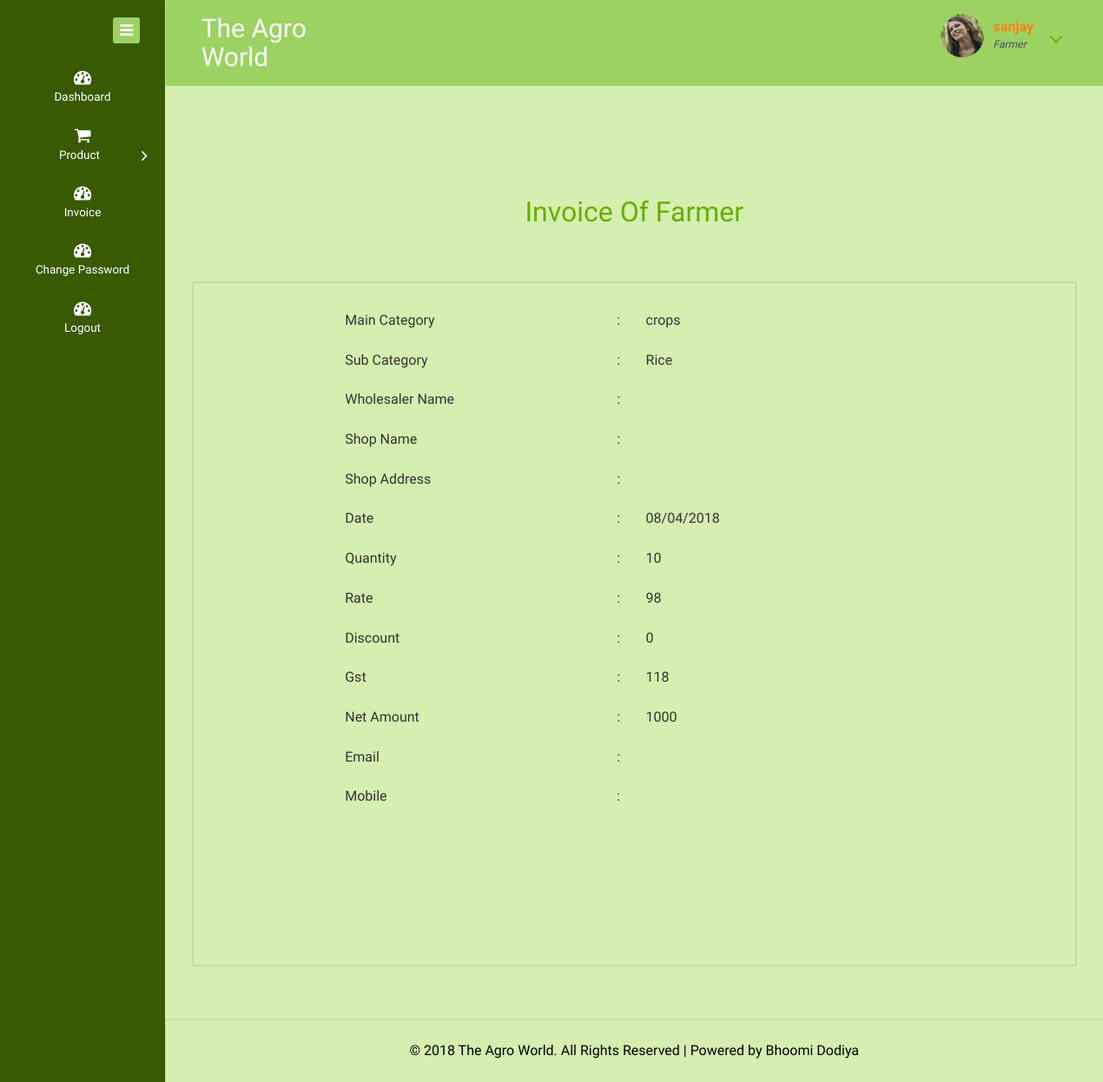
The app's page /Website/farmer/invoice_farmer_read.php?rid=1 (signed in) with its own data.
### tables this page shows
CREATE TABLE IF NOT EXISTS `tbl_farmer` (
  `f_id` int(11) NOT NULL AUTO_INCREMENT,
  `f_login` varchar(20) NOT NULL,
  `password` varchar(15) NOT NULL,
  `fname` varchar(15) NOT NULL,
  `faddress` varchar(255) NOT NULL,
  `pincode` varchar(8) NOT NULL,
  `mobile` varchar(14) NOT NULL,
  `details` varchar(50) NOT NULL,
  `email` varchar(35) NOT NULL,
  `f_pic` varchar(100) NOT NULL,
  `flag` int(1) NOT NULL,
  PRIMARY KEY (`f_id`)
);

CREATE TABLE IF NOT EXISTS `invoice_farmer` (
  `ifid` int(11) NOT NULL AUTO_INCREMENT,
  `mc_name` varchar(30) NOT NULL,
  `sc_name` varchar(30) NOT NULL,
  `wholeseller_name` varchar(15) NOT NULL,
  `shop_name` varchar(15) NOT NULL,
  `shop_address` varchar(255) NOT NULL,
  `date` varchar(11) NOT NULL,
  `qty` int(10) NOT NULL,
  `rate` int(8) NOT NULL,
  `weight_type` varchar(50) NOT NULL,
  `discount` int(8) NOT NULL,
  `gst` int(3) NOT NULL,
  `net_amount` int(10) NOT NULL,
  `email` varchar(35) NOT NULL,
  `mobile` varchar(14) NOT NULL,
  `flag` int(1) NOT NULL,
  `uid` int(11) NOT NULL,
  PRIMARY KEY (`ifid`)
);

### Website/farmer/invoice_farmer_read.php (the view, shortened to what this page needs)
<?php
	 $i=$_REQUEST['rid'];
	$q1=mysql_query("select * from invoice_farmer where ifid=$i  ")or die("display fail");
	$data1=mysql_fetch_array($q1);
?>
<!DOCTYPE HTML>
<html>
<head>
<link href="css/bootstrap.css" rel="stylesheet" type="text/css" media="all">
<link href="css/style.css" rel="stylesheet" type="text/css" media="all"/>
<link href="css/font-awesome.css" rel="stylesheet">
</head>
<body>
<div class="page-container">
   <div class="left-content">
	   <div class="mother-grid-inner">
				<div class="header-main">
					<div class="header-left">
						<?php include("logo.php") ?>
							<div class="clearfix"> </div>
						 </div>
						 <div class="header-right">
							<?php include("top_menu.php");?>
							<div class="clearfix"> </div>
						</div>
				     <div class="clearfix"> </div>
				</div>
<div class="inner-block">
    <div class="blank">
    	<h2 align="center">Invoice Of Farmer </h2>
    	<div class="blankpage-main">
    	  <form name="form1" method="post" action="">
    	    <table width="70%" border="0" align="center">
              <tr>
                <td width="47%">Main Category </td>
                <td width="5%">:</td>
                <td width="48%"><?php echo $data1['mc_name'];?></td>
              </tr>
              <tr>
                <td colspan="3">&nbsp;</td>
              </tr>
              <tr>
                <td>Sub Category </td>
                <td>:</td>
                <td><?php echo $data1['sc_name'];?></td>
              </tr>
              <tr>
                <td colspan="3">&nbsp;</td>
              </tr>
              <tr>
                <td>Wholesaler Name </td>
                <td>:</td>
                <td><?php echo $data1['wholesaler_name'];?></td>
              </tr>
              <tr>
                <td colspan="3">&nbsp;</td>
              </tr>
              <tr>
                <td> Shop Name </td>
                <td>:</td>
                <td><?php echo $data1['shop_name'];?></td>
              </tr>
              <tr>
                <td colspan="3">&nbsp;</td>
              </tr>
              <tr>
                <td> Shop Address </td>
                <td>:</td>
                <td><?php echo $data1['shop_address'];?></td>
              </tr>
              <tr>
                <td colspan="3">&nbsp;</td>
              </tr>
              <tr>
                <td> Date </td>
                <td>:</td>
                <td><?php echo $data1['date'];?></td>
              </tr>
              <tr>
                <td colspan="3">&nbsp;</td>
              </tr>
              <tr>
                <td> Quantity </td>
                <td>:</td>
                <td><?php echo $data1['qty'];?></td>
              </tr>
              <tr>
                <td colspan="3">&nbsp;</td>
              </tr>
              <tr>
                <td> Rate </td>
                <td>:</td>
                <td><?php echo $data1['rate'];?></td>
              </tr>
              <tr>
                <td colspan="3">&nbsp;</td>
              </tr>
              <tr>
                <td>Discount</td>
                <td>:</td>
                <td><?php echo $data1['discount'];?></td>
              </tr>
              <tr>
                <td colspan="3">&nbsp;</td>
              </tr>
              <tr>
                <td> Gst </td>
                <td>:</td>
                <td><?php echo $data1['gst'];?></td>
              </tr>
              <tr>
                <td colspan="3">&nbsp;</td>
              </tr>
              <tr>
                <td> Net Amount </td>
                <td>:</td>
                <td><?php echo $data1['net_amount'];?></td>
              </tr>
              <tr>
                <td colspan="3">&nbsp;</td>
              </tr>
              <tr>
                <td>Email</td>
                <td>:</td>
                <td><?php echo $data1['email'];?></td>
              </tr>
              <tr>
                <td colspan="3">&nbsp;</td>
              </tr>
              <tr>
                <td>Mobile</td>
                <td>:</td>
                <td><?php echo $data1['mobile'];?></td>
              </tr>
              <tr>
                <td colspan="3">&nbsp;</td>
              </tr>
            </table>
    	  </form>
    	  <p>&nbsp;</p>
    	  <p>&nbsp;</p>
    	  <p>&nbsp;</p>
    	  <p>&nbsp;</p>
    	</div>
    </div>
</div>
<?php include("copyrights.php") ?>
</div>
</div>
    <div class="sidebar-menu">
		  	<div class="logo"> <a href="#" class="sidebar-icon"> <span class="fa fa-bars"></span> </a>  </div>
		    <?php include("menu.php");?>
	 </div>
</div>
</body>
</html>

### Website/farmer/top_menu.php (shortened to what this page needs)
<?php
	$i=$_SESSION['abc'];
	$q=mysql_query("select * from tbl_farmer where f_id=$i") or die("display Fail");
	$data=mysql_fetch_array($q);
?>
<div class="profile_details">
								<ul>
									<li class="dropdown profile_details_drop">
										<a href="#" class="dropdown-toggle" data-toggle="dropdown" aria-expanded="false">
											<div class="profile_img">
												<span class="prfil-img"><img src="images/p1.png" alt=""> </span>
												<div class="user-name">
													<p><?php echo $data['fname'];?></p>
													<span>Farmer</span>
												</div>
												<i class="fa fa-angle-down lnr"></i>
												<div class="clearfix"></div>
											</div>
										</a>
									</li>
								</ul>
							</div>

### records on screen
tbl_farmer: fname "sanjay"
invoice_farmer: mc_name "crops", sc_name "Rice", date "08/04/2018", qty "10", rate "98", discount "0", gst "118", net_amount "1000"
